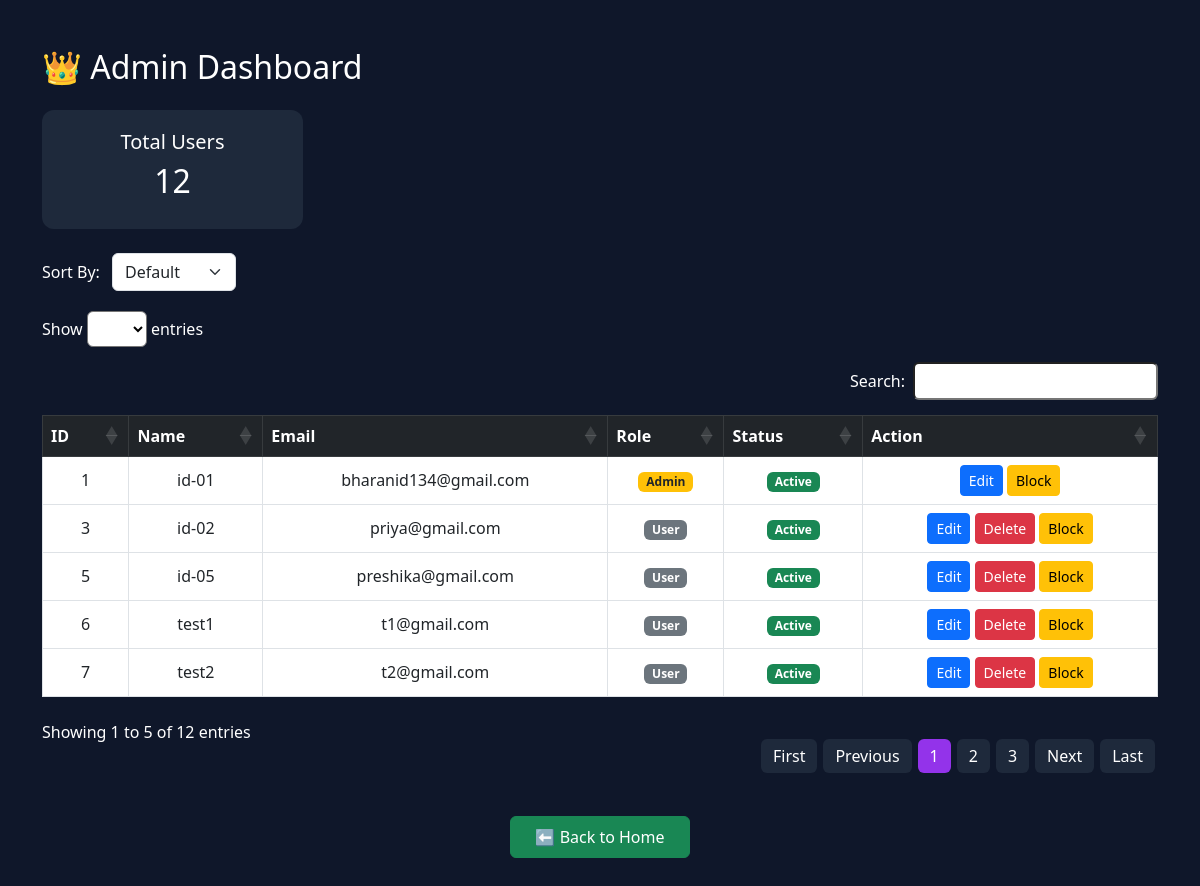
/admin.php (signed in), run on the app's committed database.
### tables this page shows
CREATE TABLE `users` (
  `id` int(11) NOT NULL,
  `gamer_tag` varchar(100) DEFAULT NULL,
  `email` varchar(100) DEFAULT NULL,
  `password` varchar(255) DEFAULT NULL,
  `dob` date DEFAULT NULL,
  `gender` varchar(20) DEFAULT NULL,
  `country` varchar(50) DEFAULT NULL,
  `favorite_game` varchar(100) DEFAULT NULL,
  `gamer_level` varchar(20) DEFAULT NULL,
  `avatar` varchar(255) DEFAULT NULL,
  `role` varchar(20) DEFAULT 'user',
  `status` varchar(20) DEFAULT 'active',
  `otp` varchar(10) DEFAULT NULL,
  `otp_expiry` datetime DEFAULT NULL
);

### admin.php (the view, shortened to what this page needs)
<?php
include("db.php");
$result = $conn->query("SELECT * FROM users");
$total = $conn->query("SELECT COUNT(*) as count FROM users");
$data = $total->fetch_assoc();
?>
<!DOCTYPE html>
<html>
<head>
    <link href="https://cdn.jsdelivr.net/npm/bootstrap@5.3.0/dist/css/bootstrap.min.css" rel="stylesheet">
    <link href="https://cdn.datatables.net/1.13.6/css/dataTables.bootstrap5.min.css" rel="stylesheet">
</head>
<body>
    <div class="container mt-5">
        <h2 class="mb-4">👑 Admin Dashboard</h2>
        <div class="row mb-4">
            <div class="col-md-3">
                <div class="card-box">
                    <h5>Total Users</h5>
                    <h2><?= $data['count'] ?></h2>
                </div>
            </div>
        </div>
        <div class="mb-3">
            <label>Sort By:</label>
            <select id="sortOption" class="form-select w-auto d-inline ms-2">
                <option value="">Default</option>
            </select>
        </div>
        <table id="table" class="table table-hover table-bordered text-center align-middle">
            <thead class="table-dark">
                <tr>
                    <th>ID</th>
                    <th>Name</th>
                    <th>Email</th>
                    <th>Role</th>
                    <th>Status</th>
                    <th>Action</th>
                </tr>
            </thead>
            <tbody>
                <?php while ($row = $result->fetch_assoc()): ?>
                    <tr>
                        <td><?= $row['id'] ?></td>
                        <td><?= $row['gamer_tag'] ?></td>
                        <td><?= $row['email'] ?></td>
                        <td>
                            <?php if ($row['role'] == 'admin'): ?>
                                <span class="badge bg-warning text-dark">Admin</span>
                            <?php else: ?>
                                <span class="badge bg-secondary">User</span>
                            <?php endif; ?>
                        </td>
                        <td>
                            <?php if (isset($row['status']) && $row['status'] == 'blocked'): ?>
                                <span class="badge bg-danger">Blocked</span>
                            <?php else: ?>
                                <span class="badge bg-success">Active</span>
                            <?php endif; ?>
                        </td>
                        <td>
                            <a href="edit_user.php?id=<?= $row['id'] ?>" class="btn btn-primary btn-sm">Edit</a>
                            <?php if ($row['role'] != 'admin'): ?>
                                <a href="delete_user.php?id=<?= $row['id'] ?>"
                                    class="btn btn-danger btn-sm"
                                    onclick="return confirm('Delete user?')">Delete</a>
                            <?php endif; ?>
                            <a href="block_user.php?id=<?= $row['id'] ?>" class="btn btn-warning btn-sm">
                                <?= ($row['status'] == 'blocked') ? 'Unblock' : 'Block' ?>
                            </a>
                        </td>
                    </tr>
                <?php endwhile; ?>
            </tbody>
        </table>
        <div class="text-center mt-5 mb-5">
            <a href="index.php" class="btn btn-success px-4 py-2">
                ⬅ Back to Home
            </a>
        </div>
    </div>
</body>
</html>

### admin.php (style rules this page uses)
body { background: #0f172a; color: white; }
.card-box { background: #1e293b; padding: 20px; border-radius: 12px; text-align: center; }
.table { background: white; }
table.dataTable thead .sorting, table.dataTable thead .sorting_asc, table.dataTable thead .sorting_desc { background-image: none !important; }

### data on the page
users: id "1", gamer_tag "id-01", email "bharanid134@gmail.com", role "Admin", status "Active"
users: id "3", gamer_tag "id-02", email "priya@gmail.com", role "User", status "Active"
users: id "5", gamer_tag "id-05", email "preshika@gmail.com", role "User", status "Active"
users: id "6", gamer_tag "test1", email "t1@gmail.com", role "User", status "Active"
users: id "7", gamer_tag "test2", email "t2@gmail.com", role "User", status "Active"

### other printed values
$data['count'] "12"
